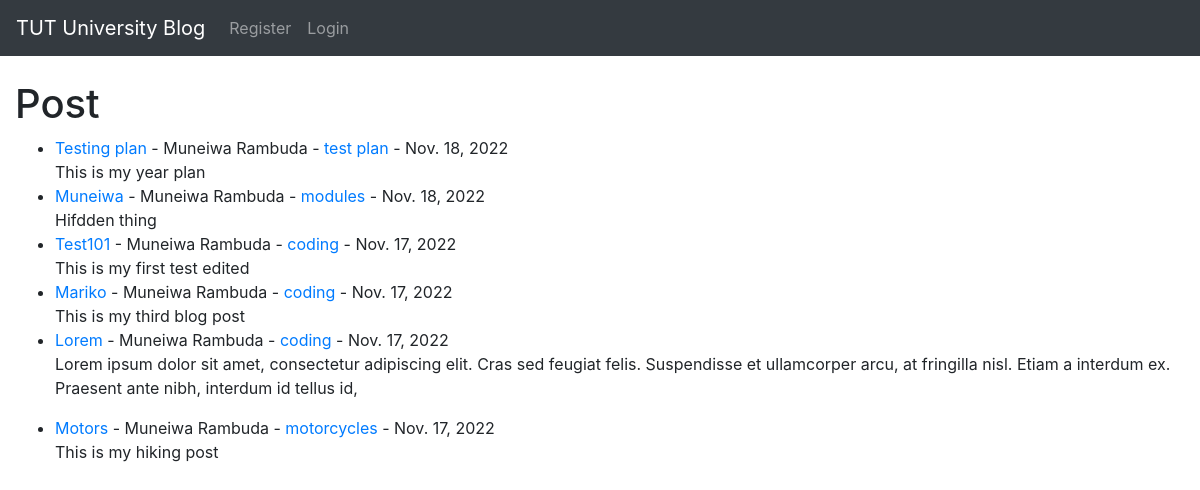
The page / on the database its author committed.
### myBlog/models.py (models this page shows, shortened)
class Post(models.Model):
    title = models.CharField(max_length=255)
    title_tag = models.CharField(max_length=255)
    author =  models.ForeignKey(User, on_delete=models.CASCADE)
    body = models.TextField()
    post_date = models.DateField(auto_now_add=True)
    category = models.CharField(max_length=255, default='coding')

### myBlog/views.py (the view)
# urls.py: path('',HomeView.as_view(), name="home"),
class HomeView(ListView):
    model = Post
    template_name = 'home.html'
    ordering = ['-post_date']

### myBlog/templates/home.html (shortened to what this page needs)
{% extends 'base.html' %}
{% block content %}
<h1>Post</h1>
<ul>
{%for post in object_list %}
    <li>
        <a href="{% url 'article_detail' post.pk %}">
            {{ post.title}}
        </a> -
        {{post.author.first_name}} {{post.author.last_name}}
        - <a href="{% url 'category' post.category|slugify %}">  {{ post.category }} </a>
        - {{ post.post_date}}
        <br/>
        {{ post.body|slice:200| safe}}
    </li>
{% endfor%}
</ul>
{% endblock %}

### rows shown on the page
Post: title "Testing plan", author.first_name "Muneiwa", author.last_name "Rambuda", category "test plan", post_date "Nov. 18, 2022", body "This is my year plan"
Post: title "Muneiwa", author.first_name "Muneiwa", author.last_name "Rambuda", category "modules", post_date "Nov. 18, 2022", body "Hifdden thing"
Post: title "Test101", author.first_name "Muneiwa", author.last_name "Rambuda", category "coding", post_date "Nov. 17, 2022", body "This is my first test edited"
Post: title "Mariko", author.first_name "Muneiwa", author.last_name "Rambuda", category "coding", post_date "Nov. 17, 2022", body "This is my third blog post"
Post: title "Lorem", author.first_name "Muneiwa", author.last_name "Rambuda", category "coding", post_date "Nov. 17, 2022", body "Lorem ipsum dolor sit amet, consectetur adipiscing elit. Cras sed feugiat felis. Suspendisse et ullamcorper arcu, at fringilla nisl. Etiam a interdum ex. Praesent ante nibh, interdum id tellus id,"
Post: title "Motors", author.first_name "Muneiwa", author.last_name "Rambuda", category "motorcycles", post_date "Nov. 17, 2022", body "This is my hiking post"
